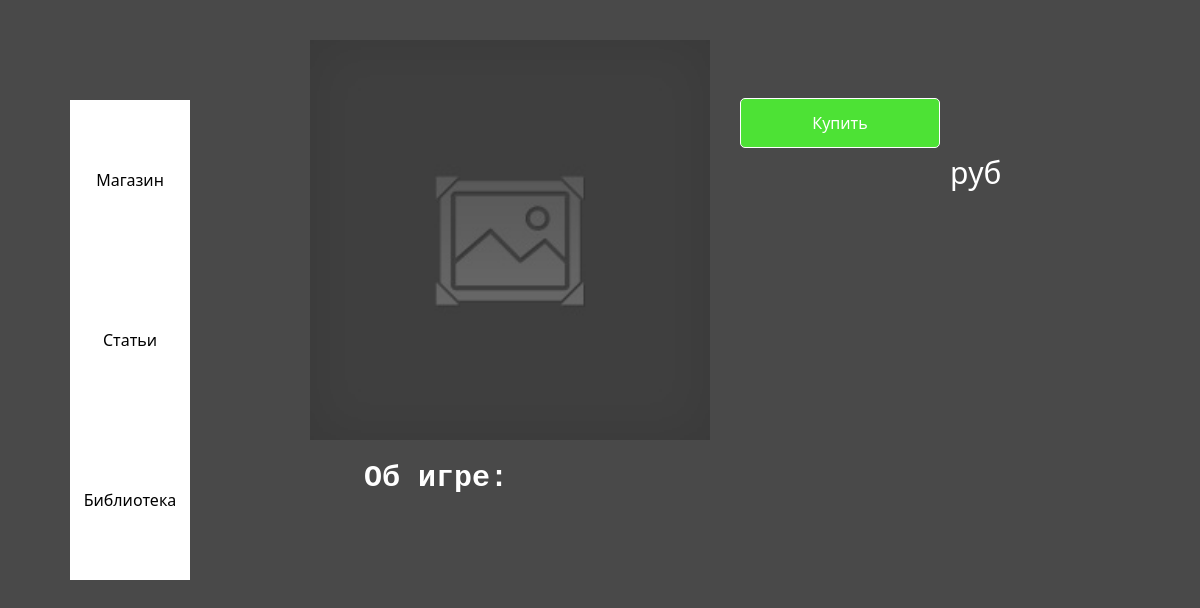
The page /game/1 (signed in) on the database as committed earlier.
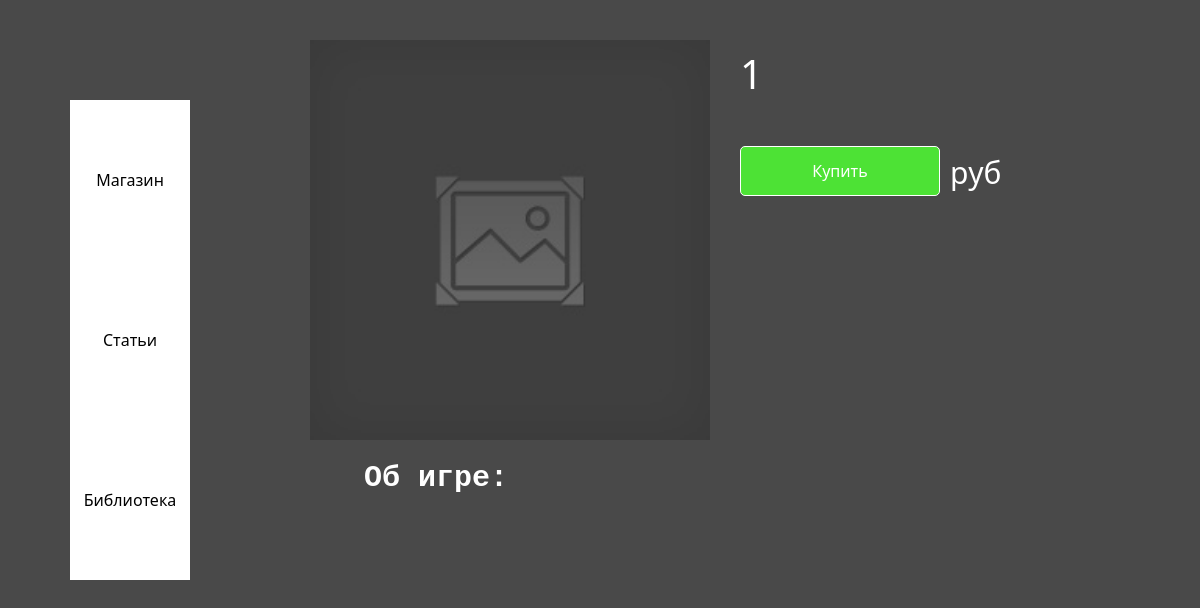
The same page on the database as committed later.
### data/games.py (models this page shows)
class Game(SqlAlchemyBase):
    __tablename__ = 'games'
    id = sqlalchemy.Column(sqlalchemy.Integer, primary_key=True, autoincrement=True)
    designation = sqlalchemy.Column(sqlalchemy.String, unique=True)
    developer_id = sqlalchemy.Column(sqlalchemy.Integer, sqlalchemy.ForeignKey("users.id"))
    user = orm.relation('User')
    short_description_of_game = sqlalchemy.Column(sqlalchemy.String, nullable=True)
    full_description_of_game = sqlalchemy.Column(sqlalchemy.String, nullable=True)
    game_files = sqlalchemy.Column(sqlalchemy.String)
    game_upload_date = sqlalchemy.Column(sqlalchemy.Date, default=date.today())
    price = sqlalchemy.Column(sqlalchemy.Integer, default=0)
    icon = sqlalchemy.Column(sqlalchemy.String, default="no_image.jpg")

### main.py (the view)
@app.route('/game/<int:id>', methods=['GET', 'POST'])
def game_view(id):
    db_sess = db_session.create_session()
    game1 = db_sess.query(Game).filter(Game.id == id, Game.user == current_user).first()
    form = GameViewForm()
    if form.validate_on_submit():
        current_user.library.append(game1)
        db_sess.merge(current_user)
        db_sess.commit()
    return render_template('game_view.html', game=game1, form=form)

### forms/game_view_form.py
class GameViewForm(FlaskForm):
    buy = SubmitField('Купить')

### data/db_session.py (called while the page is built)
def create_session() -> Session:
    global __factory
    return __factory()

### main.py (called while the page is built)
@login_manager.user_loader
def load_user(user_id):
    db_sess = db_session.create_session()
    return db_sess.query(User).get(user_id)

### templates/game_view.html (shortened to what this page needs)
<!DOCTYPE html>
<html lang="en">
<head>
    <link rel="stylesheet" href="https://cdn.jsdelivr.net/npm/bootstrap@5.0.0-beta1/dist/css/bootstrap.min.css"
>
    <link rel="stylesheet" href="{{ url_for('static', filename='style.css') }}">
</head>
<body>
    <div class = "menu-panel">
        <form class="form-h" action="/shop">
            <button type="submit" class="menu-panel-btn">Магазин</button>
        </form>
        <form class="form-h" action="/news">
            <button type="submit" class="menu-panel-btn">Статьи</button>
        </form>
        <form class="form-h" action="/library">
            <button type="submit" class="menu-panel-btn">Библиотека</button>
        </form>
    </div>
    {% block content %}
    <div class="board">
        <p><img src="/static/img/no_image.jpg" class="game-img-view"></p>
        <div class="game-view-info">
            <h1>{{ game.designation }}</h1>
            <p><br></p>
            <div>
                {{ form.buy(type="submit", class="btn btn-primary", style="border: 1px solid; border-radius: 5px; background-color: #4DE235; height: 50px; width: 200px") }}
                {% if game.price != 0 %}
                    <div style="left: 210px; top: 100px; position: absolute; width: 100px; font-size: 30px;">{{ game.price }}руб</div>
                {% else %}
                    <div style="left: 210px; top: 100px; position: absolute; width: 100px; font-size: 30px;">Бесплатно</div>
                {% endif %}
            </div>
        </div>
        <div>
            <pre style="font-size: 30px; font-weight: bold;">   Об игре:</pre>
        </div>
    </div>
    {% endblock %}
</body>
</html>

### static/style.css (style rules this page uses)
body { background-color: #494949; }
.menu-panel { width: 10%; height: 60%; background-color: #FFFFFF; position: fixed; left: 70px; top: 100px; }
.menu-panel-btn { width: 100%; height: 100%; transition: 2s; background-color: #fff; border: 0px solid white; }
.form-h { height: 33.33%; width: 100%; }
.board { width: 70%; left: 310px; top: 5%; position: absolute; color: #fff; }
.game-img-view { width: 400px; height: 400px; }
.game-view-info { top: 10px; left: 430px; position: absolute; }

Rows that differ between the two databases and show on the page:
added Game: designation "1"
